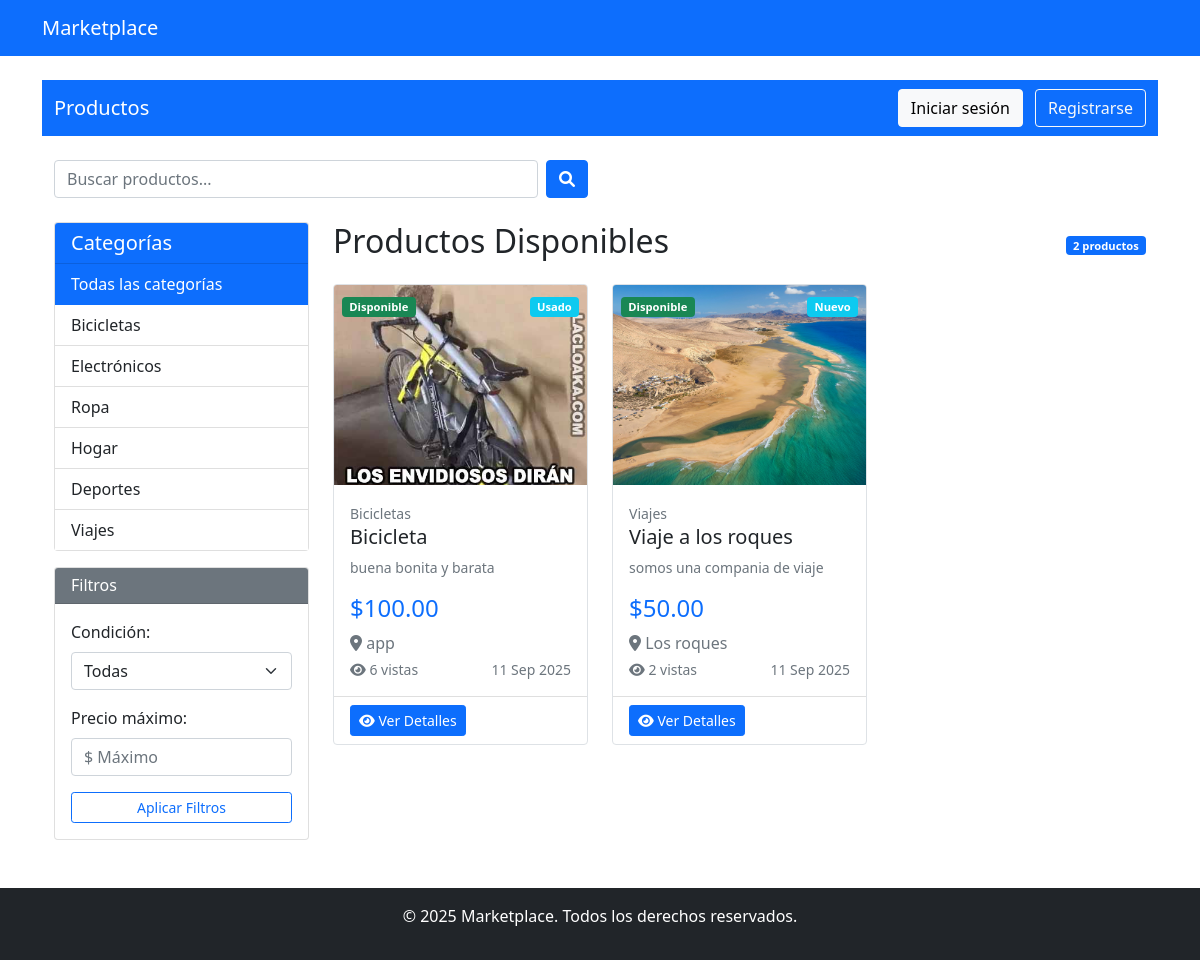
Page /list/ on the committed database.
### publicaciones/models.py (models this page shows, shortened)
class Category(models.Model):
    name = models.CharField(max_length=100)
    description = models.TextField(blank=True)
    icon = models.CharField(max_length=50, blank=True)
    class Meta:
        verbose_name_plural = "Categories"

class Product(models.Model):
    CONDITION_CHOICES = [
        ('new', 'Nuevo'),
        ('used', 'Usado'),
        ('refurbished', 'Reacondicionado'),
    ]
    STATUS_CHOICES = [
        ('available', 'Disponible'),
        ('sold', 'Vendido'),
        ('reserved', 'Reservado'),
    ]
    seller = models.ForeignKey(User, on_delete=models.CASCADE, related_name='products')
    title = models.CharField(max_length=200)
    description = models.TextField()
    price = models.DecimalField(max_digits=10, decimal_places=2, validators=[MinValueValidator(0)])
    category = models.ForeignKey(Category, on_delete=models.SET_NULL, null=True)
    condition = models.CharField(max_length=20, choices=CONDITION_CHOICES, default='used')
    status = models.CharField(max_length=20, choices=STATUS_CHOICES, default='available')
    location = models.CharField(max_length=100)
    created_at = models.DateTimeField(default=timezone.now)
    updated_at = models.DateTimeField(auto_now=True)
    views = models.PositiveIntegerField(default=0)
    image = models.ImageField(upload_to='products/', null=True, blank=True)

### publicaciones/views.py (the view)
# urls.py: path('list/', ProductListView.as_view(), name='product_list'),
class ProductListView(ListView):
    model = Product
    template_name = 'marketplace/list.html'
    context_object_name = 'products'
    paginate_by = 12
    ordering = ['-created_at']
    def get_queryset(self):
        queryset = Product.objects.filter(status='available').select_related('category')
        search_query = self.request.GET.get('q')
        if search_query:
            queryset = queryset.filter(
                Q(title__icontains=search_query) |
                Q(description__icontains=search_query)
            )
        category_id = self.request.GET.get('category')
        if category_id:
            queryset = queryset.filter(category_id=category_id)
        condition = self.request.GET.get('condition')
        if condition:
            queryset = queryset.filter(condition=condition)
        max_price = self.request.GET.get('max_price')
        if max_price:
            try:
                queryset = queryset.filter(price__lte=float(max_price))
            except ValueError:
                pass
        return queryset
    def get_context_data(self, **kwargs):
        context = super().get_context_data(**kwargs)
        categories = cache.get('categories')
        if not categories:
            categories = Category.objects.all()
            cache.set('categories', categories, 300)
        context['categories'] = categories
        return context

### templates/marketplace/list.html (shortened to what this page needs)
{% extends 'marketplace/base.html' %}
{% load static humanize %}
{% block content %}
<div class="container mt-4">
    <div class="row mb-4">
        <div class="col-md-6">
            <form method="get" class="d-flex">
                <input type="text" name="q" class="form-control me-2"
                       placeholder="Buscar productos..." value="{{ request.GET.q }}">
                <button type="submit" class="btn btn-primary">
                    <i class="fas fa-search"></i>
                </button>
            </form>
        </div>
    </div>
    <div class="row">
        <div class="col-md-3">
            <div class="card">
                <div class="card-header bg-primary text-white">
                    <h5 class="mb-0">Categorías</h5>
                </div>
                <div class="card-body p-0">
                    <div class="list-group list-group-flush">
                        <a href="{% url 'marketplace:home' %}"
                           class="list-group-item list-group-item-action {% if not request.GET.category %}active{% endif %}">
                            Todas las categorías
                        </a>
                        {% for category in categories %}
                        <a href="{% url 'marketplace:product_list' %}?category={{ category.id }}"
                           class="list-group-item list-group-item-action {% if request.GET.category == category.id|stringformat:'s' %}active{% endif %}">
                            {{ category.name }}
                        </a>
                        {% endfor %}
                    </div>
                </div>
            </div>
            <div class="card mt-3">
                <div class="card-header bg-secondary text-white">
                    <h6 class="mb-0">Filtros</h6>
                </div>
                <div class="card-body">
                    <form method="get">
                        <div class="mb-3">
                            <label class="form-label">Condición:</label>
                            <select name="condition" class="form-select">
                                <option value="">Todas</option>
                            </select>
                        </div>
                        <div class="mb-3">
                            <label class="form-label">Precio máximo:</label>
                            <input type="number" name="max_price" class="form-control"
                                   placeholder="$ Máximo" value="{{ request.GET.max_price }}">
                        </div>
                        <button type="submit" class="btn btn-sm btn-outline-primary w-100">
                            Aplicar Filtros
                        </button>
                    </form>
                </div>
            </div>
        </div>
        <div class="col-md-9">
            <div class="d-flex justify-content-between align-items-center mb-3">
                <h2>Productos Disponibles</h2>
                <span class="badge bg-primary">{{ products.count }} productos</span>
            </div>
            {% if products %}
            <div class="row">
                {% for product in products %}
                <div class="col-lg-4 col-md-6 mb-4">
                    <div class="card h-100 product-card">
                        <div class="position-relative">
                            {% if product.image %}
                            <img src="{{ product.image.url }}" class="card-img-top product-image"
                                 alt="{{ product.title }}" style="height: 200px; object-fit: cover;">
                            {% else %}
                            <div class="card-img-top bg-light d-flex align-items-center justify-content-center"
                                 style="height: 200px;">
                                <i class="fas fa-image fa-3x text-muted"></i>
                            </div>
                            {% endif %}
                            <div class="position-absolute top-0 start-0 m-2">
                                <span class="badge bg-{% if product.status == 'available' %}success{% elif product.status == 'sold' %}danger{% else %}warning{% endif %}">
                                    {{ product.get_status_display }}
                                </span>
                            </div>
                            <div class="position-absolute top-0 end-0 m-2">
                                <span class="badge bg-info">
                                    {{ product.get_condition_display }}
                                </span>
                            </div>
                        </div>
                        <div class="card-body">
                            <small class="text-muted">{{ product.category.name }}</small>
                            <h5 class="card-title">{{ product.title }}</h5>
                            <p class="card-text text-muted small">
                                {{ product.description|truncatewords:15 }}
                            </p>
                            <h4 class="text-primary">${{ product.price|intcomma }}</h4>
                            <p class="text-muted mb-1">
                                <i class="fas fa-map-marker-alt"></i> {{ product.location }}
                            </p>
                            <div class="d-flex justify-content-between text-muted small">
                                <span><i class="fas fa-eye"></i> {{ product.views }} vistas</span>
                                <span>{{ product.created_at|date:"d M Y" }}</span>
                            </div>
                        </div>
                        <div class="card-footer bg-transparent">
                            <div class="d-flex justify-content-between">
                                <a href="{% url 'marketplace:product_detail' product.id %}"
                                   class="btn btn-primary btn-sm">
                                    <i class="fas fa-eye"></i> Ver Detalles
                                </a>
                            </div>
                        </div>
                    </div>
                </div>
                {% endfor %}
            </div>
            {% endif %}
        </div>
    </div>
</div>
{% endblock %}

### templates/marketplace/list.html (style rules this page uses)
.product-card { transition: transform 0.2s ease, box-shadow 0.2s ease; border: 1px solid #dee2e6; }
.product-image { transition: transform 0.3s ease; }
.badge { font-size: 0.7rem; }

### rows in the picture
Category: name "Bicicletas"
Category: name "Electrónicos"
Category: name "Ropa"
Category: name "Hogar"
Category: name "Deportes"
Category: name "Viajes"
Product: image (picture), status "Disponible", condition "Usado", category.name "Bicicletas", title "Bicicleta", description "buena bonita y barata", price "100.00", location "app", views "6", created_at "11 Sep 2025"
Product: image (picture), status "Disponible", condition "Nuevo", category.name "Viajes", title "Viaje a los roques", description "somos una compania de viaje", price "50.00", location "Los roques", views "2", created_at "11 Sep 2025"

### other values in the picture
{{ products.count }} "2"
